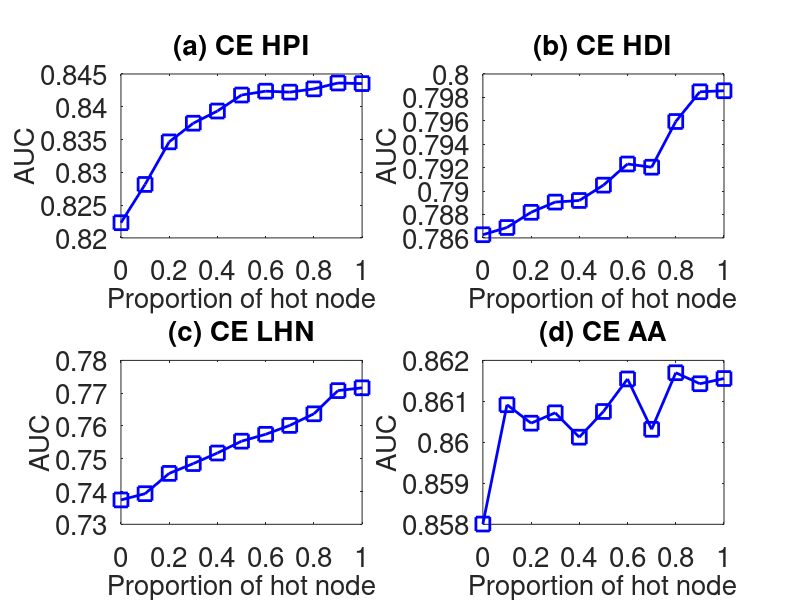

MATLAB code to generate this figure:
subplot(2,2,1);
x=0:0.1:1;
y=[0.822315	0.8281534	0.8346465	0.8374935	0.83935	0.84179	0.8423777	0.8422301	0.8427296	0.8436239	0.843534
];
plot(x,y,'-bs','LineWidth',2,'MarkerSize',10);
set(gca,'FontSize',20);
xlabel('Proportion of hot node','fontsize',20);
ylabel('AUC','fontsize',20);
title('(a) CE HPI','fontsize',20);

subplot(2,2,2);
x=0:0.1:1;
y=[0.786271	0.7868872	0.7881859	0.7890582	0.7891958	0.7905062	0.7923122	0.7920375	0.7959409	0.7984804	0.7985685
];
plot(x,y,'-bs','LineWidth',2,'MarkerSize',10);
set(gca,'FontSize',20);
xlabel('Proportion of hot node','fontsize',20);
ylabel('AUC','fontsize',20);
title('(b) CE HDI','fontsize',20);

subplot(2,2,3);
x=0:0.1:1;
y=[0.7374354	0.7393407	0.7455321	0.7485221	0.7517461	0.7553587	0.7574565	0.7601613	0.7637066	0.7707838	0.7716357
];
plot(x,y,'-bs','LineWidth',2,'MarkerSize',10);
set(gca,'FontSize',20);
xlabel('Proportion of hot node','fontsize',20);
ylabel('AUC','fontsize',20);
title('(c) CE LHN','fontsize',20);


subplot(2,2,4);
x=0:0.1:1;
y=[0.8580066	0.8609178	0.8604681	0.8607212	0.8601261	0.8607531	0.861547	0.8603184	0.861699	0.8614302	0.8615571
];
plot(x,y,'-bs','LineWidth',2,'MarkerSize',10);
set(gca,'FontSize',20);
xlabel('Proportion of hot node','fontsize',20);
ylabel('AUC','fontsize',20);
title('(d) CE AA','fontsize',20);
